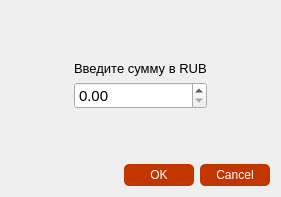
<?xml version="1.0" encoding="UTF-8"?>
<ui version="4.0">
 <class>DialogAddBalance</class>
 <widget class="QDialog" name="DialogAddBalance">
  <property name="geometry">
   <rect>
    <x>0</x>
    <y>0</y>
    <width>281</width>
    <height>197</height>
   </rect>
  </property>
  <property name="windowTitle">
   <string>Dialog</string>
  </property>
  <layout class="QVBoxLayout" name="verticalLayout_2">
   <item>
    <spacer name="verticalSpacer_2">
     <property name="orientation">
      <enum>Qt::Vertical</enum>
     </property>
     <property name="sizeHint" stdset="0">
      <size>
       <width>20</width>
       <height>41</height>
      </size>
     </property>
    </spacer>
   </item>
   <item>
    <layout class="QHBoxLayout" name="horizontalLayout">
     <item>
      <spacer name="horizontalSpacer">
       <property name="orientation">
        <enum>Qt::Horizontal</enum>
       </property>
       <property name="sizeHint" stdset="0">
        <size>
         <width>40</width>
         <height>20</height>
        </size>
       </property>
      </spacer>
     </item>
     <item>
      <layout class="QVBoxLayout" name="verticalLayout">
       <item>
        <widget class="QLabel" name="label">
         <property name="font">
          <font>
           <pointsize>10</pointsize>
          </font>
         </property>
         <property name="text">
          <string>Введите сумму в RUB</string>
         </property>
        </widget>
       </item>
       <item>
        <widget class="QDoubleSpinBox" name="doubleSpinBoxAddMonay">
         <property name="font">
          <font>
           <pointsize>11</pointsize>
          </font>
         </property>
         <property name="maximum">
          <double>99999999999.000000000000000</double>
         </property>
        </widget>
       </item>
      </layout>
     </item>
     <item>
      <spacer name="horizontalSpacer_2">
       <property name="orientation">
        <enum>Qt::Horizontal</enum>
       </property>
       <property name="sizeHint" stdset="0">
        <size>
         <width>40</width>
         <height>20</height>
        </size>
       </property>
      </spacer>
     </item>
    </layout>
   </item>
   <item>
    <spacer name="verticalSpacer">
     <property name="orientation">
      <enum>Qt::Vertical</enum>
     </property>
     <property name="sizeHint" stdset="0">
      <size>
       <width>20</width>
       <height>40</height>
      </size>
     </property>
    </spacer>
   </item>
   <item>
    <widget class="QDialogButtonBox" name="buttonBox">
     <property name="enabled">
      <bool>true</bool>
     </property>
     <property name="cursor">
      <cursorShape>PointingHandCursor</cursorShape>
     </property>
     <property name="styleSheet">
      <string notr="true">QPushButton:enabled {
  	background-color: rgb(194, 55, 0);
  	color: white;
	border-radius: 5px;
    border-color: beige;
	min-width: 70px;
	min-height: 22px;
}

QPushButton {
  	background-color: rgb(98, 98, 98);
  	color: white;
	border-radius: 5px;
    border-color: beige;
	min-width: 60px;
	min-height: 20px;
}

QPushButton:hover {
	background-color: qlineargradient(spread:pad, x1:0, y1:0, x2:1, y2:0, stop:0 rgb(255, 125, 11), stop:1 rgb(255, 188, 17))
}

QPushButton:pressed {
     background-color: rgb(98, 98, 98);
     border-style: inset;
 }</string>
     </property>
     <property name="orientation">
      <enum>Qt::Horizontal</enum>
     </property>
     <property name="standardButtons">
      <set>QDialogButtonBox::Cancel|QDialogButtonBox::Ok</set>
     </property>
    </widget>
   </item>
  </layout>
 </widget>
 <resources/>
 <connections>
  <connection>
   <sender>buttonBox</sender>
   <signal>accepted()</signal>
   <receiver>DialogAddBalance</receiver>
   <slot>accept()</slot>
   <hints>
    <hint type="sourcelabel">
     <x>248</x>
     <y>254</y>
    </hint>
    <hint type="destinationlabel">
     <x>157</x>
     <y>274</y>
    </hint>
   </hints>
  </connection>
  <connection>
   <sender>buttonBox</sender>
   <signal>rejected()</signal>
   <receiver>DialogAddBalance</receiver>
   <slot>reject()</slot>
   <hints>
    <hint type="sourcelabel">
     <x>316</x>
     <y>260</y>
    </hint>
    <hint type="destinationlabel">
     <x>286</x>
     <y>274</y>
    </hint>
   </hints>
  </connection>
 </connections>
</ui>
